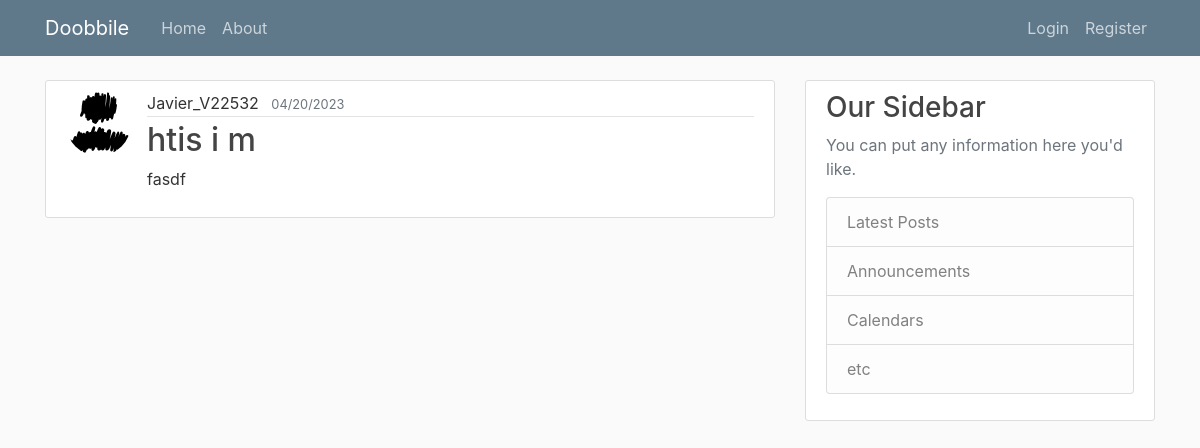
/post/1, run on the app's committed database.
### doobbile_app/models.py (models this page shows, shortened)
class User(db.Model, UserMixin):
    id = db.Column(db.Integer, primary_key=True)
    username = db.Column(db.String(20), unique=True, nullable=False)
    email = db.Column(db.String(120), unique=True, nullable=False)
    image_file = db.Column(db.String(20), nullable=False,
                           default='default.svg')
    password = db.Column(db.String(60), nullable=False)
    posts = db.relationship('Post', backref='author', lazy=True)

class Post(db.Model):
    id = db.Column(db.Integer, primary_key=True)
    title = db.Column(db.String(100), nullable=False)
    date_posted = db.Column(db.DateTime, nullable=False,
                            default=datetime.utcnow)
    content = db.Column(db.Text, nullable=False)
    user_id = db.Column(db.Integer, db.ForeignKey("user.id"), nullable=False)

### doobbile_app/routes.py (the view)
@app.route("/post/<int:post_id>")
def doobbile(post_id):
    post = Post.query.get_or_404(post_id)
    return render_template('doobbile.html', title=post.title, post=post)

### doobbile_app/templates/doobbile.html (shortened to what this page needs)
{% extends "layout.html" %}
{% block content %}
    <div class="media content-section">
      <img class="rounded-circle post-img" src="{{ url_for('static', filename ='profile_pics/' + post.author.image_file) }}">
        <div class="media-body">
          <div class="post-metadata">
            <a class="mr-2" href="{{url_for('user_posts', username=post.author.username)}}">{{ post.author.username }}</a>
            <small class="text-muted">{{ post.date_posted.strftime("%m/%d/%Y") }}</small>
          </div>
          <h2 class="post-title">{{ post.title }}</a></h2>
          <p class="post-content">{{ post.content }}</p>
        </div>
    </div>
{% endblock content %}

### doobbile_app/static/main.css (style rules this page uses)
body { background: #fafafa; color: #333333; margin-top: 5rem; }
h1, h2, h3, h4, h5, h6 { color: #444444; }
.content-section { background: #ffffff; padding: 10px 20px; border: 1px solid #dddddd; border-radius: 3px; margin-bottom: 20px; }
.post-title { color: #444444; }
.post-content { white-space: pre-line; }
.post-img { height: 65px; width: 65px; margin-right: 16px; }
.post-metadata { padding-bottom: 1px; margin-bottom: 4px; border-bottom: 1px solid #e3e3e3; }
.post-metadata a { color: #333; text-decoration: none; }

### data on the page
User: image_file (placeholder picture), author.username "Javier_V22532"
Post: date_posted "04/20/2023", title "htis i m", content "fasdf"
